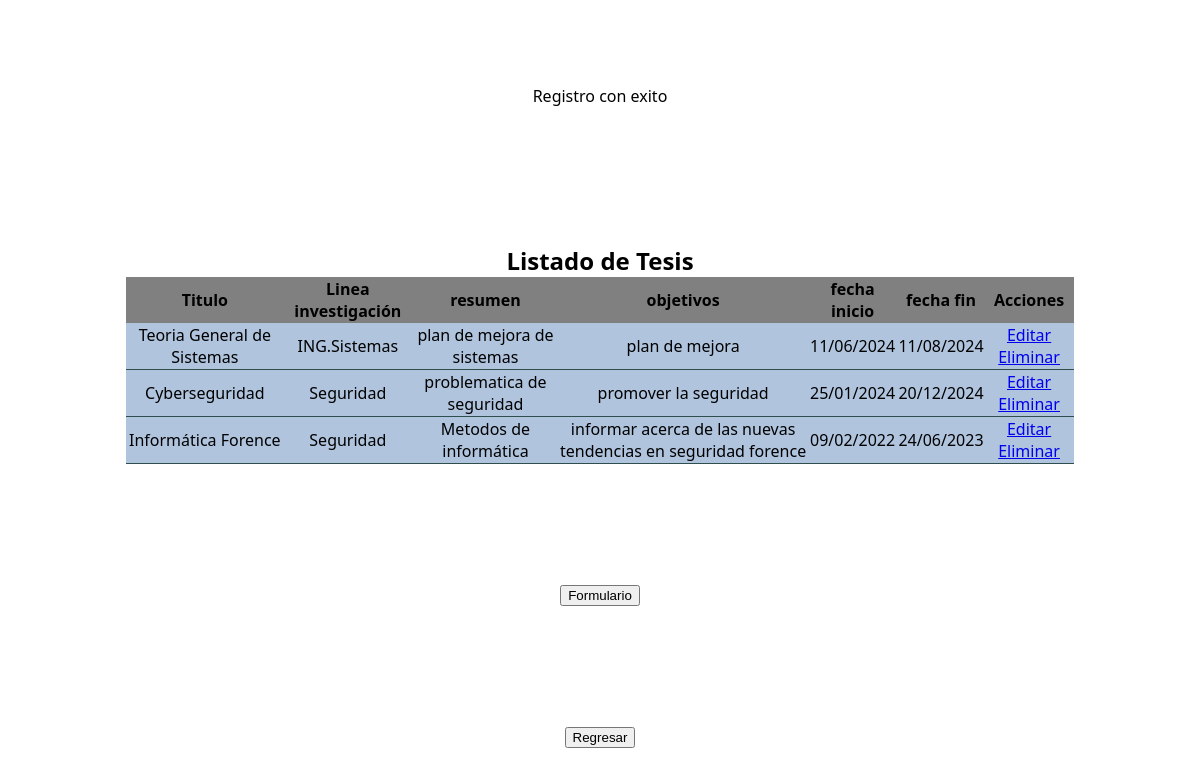
The page /tesis.php?success=true on the database its author committed.
### tables this page shows
CREATE TABLE `tesis` (
  `id` bigint(11) NOT NULL,
  `titulo` varchar(64) NOT NULL,
  `linea_investigacion` varchar(64) NOT NULL,
  `resumen` varchar(64) NOT NULL,
  `objetivos` varchar(64) NOT NULL,
  `fecha_inicio` varchar(64) NOT NULL,
  `fecha_fin` varchar(64) NOT NULL,
  `estado` int(11) NOT NULL DEFAULT 1,
  `id_tesista` int(11) NOT NULL
);

### tesis.php (the view, shortened to what this page needs)
</head>
<body>
    <?php
        if(isset($_GET["success"]) && $_GET["success"]== "true") echo "<p>Registro con exito</p>";
    ?>
    <table >
        <caption>Listado de Tesis</caption>
        <thead>
            <tr>
                <th>Titulo</th>
                <th>Linea investigación</th>
                <th>resumen</th>
                <th>objetivos</th>
                <th>fecha inicio</th>
                <th>fecha fin</th>
                <th>Acciones</th>
            </tr>
        </thead>
        <tbody>
            <?php
            $sql = "SELECT * FROM tesis where estado = 1 ";
            $objConn = new Conexion();
            $conn = $objConn->getConexion();
            $result = $conn->query($sql);
            if($result->num_rows > 0 ){
                while($fila= $result->fetch_assoc() ){
                    echo "<tr>";
                    echo "<td>".$fila["titulo"]."</td>";
                    echo "<td>".$fila["linea_investigacion"]."</td>";
                    echo "<td>".$fila["resumen"]."</td>";
                    echo "<td>".$fila["objetivos"]."</td>";
                    echo "<td>".$fila["fecha_inicio"]."</td>";
                    echo "<td>".$fila["fecha_fin"]."</td>";
                    echo "<td>
                            <a href='./editarTesis.php ?id=".$fila["id"]."'>Editar</a>
                            <a href='./eliminarTesis.php?id=".$fila["id"]."'>Eliminar</a>
                            </td>";
                    echo "</tr>";
                }
            }else{
                echo "<tr> <td colspan='4'> 0  resultados </td></tr>";
            }?>
        </tbody>
    </table>
    <a href="./Formulario.php"><button>Formulario</button></a>
    <a href="./index.php"><button > Regresar </button></a>

### tesis.php (style rules this page uses)
body { font-family: 'Segoe UI', Tahoma, Geneva, Verdana, sans-serif; height: 100vh; display: grid; place-items: center; }
caption { font-size: 1.5rem; font-weight: bold; }
table { width: 80%; border-collapse: collapse; }
thead { background-color: gray; border-radius: 1rem; }
tbody > tr { background-color: lightsteelblue; text-align: center; border-bottom: 1px solid darkslategray; border-radius: 1rem; }

### rows shown on the page
tesis: titulo "Teoria General de Sistemas", linea_investigacion "ING.Sistemas", resumen "plan de mejora de sistemas", objetivos "plan de mejora", fecha_inicio "11/06/2024", fecha_fin "11/08/2024"
tesis: titulo "Cyberseguridad", linea_investigacion "Seguridad", resumen "problematica de seguridad", objetivos "promover la seguridad", fecha_inicio "25/01/2024", fecha_fin "20/12/2024"
tesis: titulo "Informática Forence", linea_investigacion "Seguridad", resumen "Metodos de informática", objetivos "informar acerca de las nuevas tendencias en seguridad forence", fecha_inicio "09/02/2022", fecha_fin "24/06/2023"
